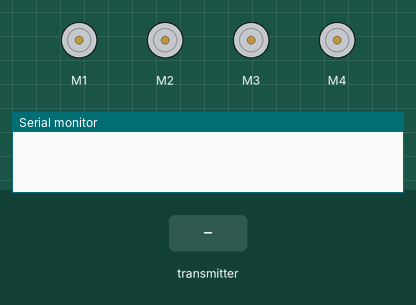
A sketch run on a simulated Arduino Mega 2560, built with avr-gcc and run on an emulated ATmega2560. Parts: 4 × DC motor (green arrow = forward, orange = backward, longer = faster), the last lines printed to the serial monitor. The inputs (shaded band) are chosen by the test bench. No radio packets arrive unless stated.

Above: at 1.2 s.
1.3 s: the transmitter starts sending data.0 = 0
At 2.1 s:
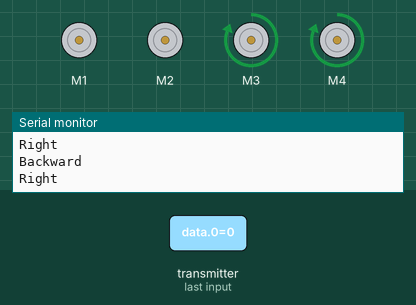
2.8 s: the transmitter starts sending data.1 = 256
At 3.2 s:
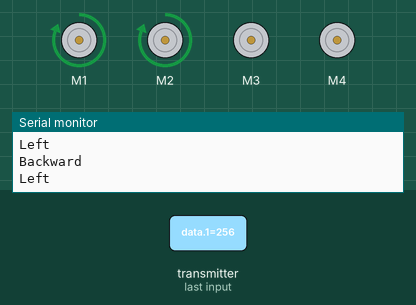
4.3 s: the transmitter starts sending data.1 = 0
At 5.5 s:
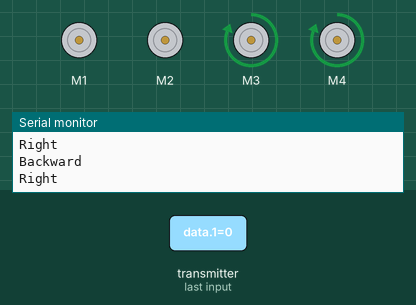
5.8 s: the transmitter starts sending data.1 = 512
At 6.7 s:
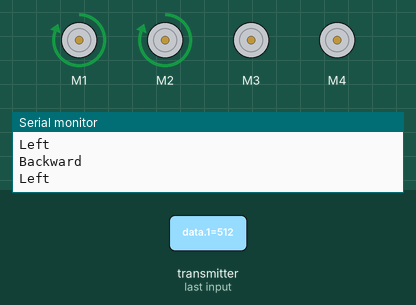
Timing chart, 0 to 8.8 s (numbered marks = the images above; inputs shaded):
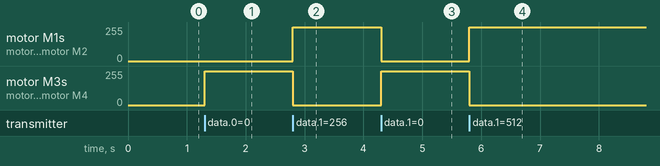

The sketch:

reciever.ino
```cpp
//Add the necessary libraries
#include <SPI.h>      //SPI library for communicate with the nRF24L01+
#include "RF24.h"     //The main library of the nRF24L01+
#include <AFMotor.h>

//Define packet for the direction (X axis and Y axis)
int data[2];

// motors
AF_DCMotor motor1(1, MOTOR12_64KHZ); // create motor #2, 64KHz pwm
AF_DCMotor motor2(2, MOTOR12_64KHZ); // create motor #2, 64KHz pwm
AF_DCMotor motor3(3, MOTOR12_64KHZ); // create motor #2, 64KHz pwm
AF_DCMotor motor4(4, MOTOR12_64KHZ); // create motor #2, 64KHz pwm

//Define object from RF24 library - 22 and 24 are a digital pin numbers to which signals CE and CSN are connected
RF24 radio(22,24);

//Create a pipe addresses for the communicate
const uint64_t pipe = 0xE8E8F0F0E1LL;

void setup(){

  Serial.begin(9600);
  radio.begin();                    //Start the nRF24 communicate
  radio.openReadingPipe(1, pipe);   //Sets the address of the transmitter to which the program will receive data.
  radio.startListening();
  motor1.setSpeed(255);
  motor2.setSpeed(255);
  motor3.setSpeed(255);
  motor4.setSpeed(255);

  }

void loop(){
  if (radio.available()){
    radio.read(data, sizeof(data));

    if(data[0] > 380){
      //forward
      Serial.println("Forward");
      motor1.run(FORWARD);
      motor2.run(FORWARD);
      motor3.run(FORWARD);
      motor4.run(FORWARD);

    }

     if(data[0] < 310){
      //backward
      Serial.println("Backward");
      motor1.run(BACKWARD);
      motor2.run(BACKWARD);
      motor3.run(BACKWARD);
      motor4.run(BACKWARD);
    }

     if(data[1] > 180){
      //left
      Serial.println("Left");
      motor1.run(FORWARD);
      motor2.run(FORWARD);
      motor3.run(RELEASE);
      motor4.run(RELEASE);
    }

     if(data[1] < 110){
      //right
      Serial.println("Right");
      motor1.run(RELEASE);
      motor2.run(RELEASE);
      motor3.run(FORWARD);
      motor4.run(FORWARD);
    }

    if(data[0] > 330 && data[0] < 360 && data[1] > 130 && data[1] < 160){
      //stop car
      Serial.println("stop");
      motor1.run(RELEASE);
      motor2.run(RELEASE);
      motor3.run(RELEASE);
      motor4.run(RELEASE);


    }
  }
}
```

Measured:
- after the input at 1.3 s, motor M3, motor M4: stopped → forward 255/255 at once
- after the input at 2.8 s, motor M1, motor M2: stopped → forward 255/255 at once; motor M3, motor M4: forward 255/255 → stopped at once
- after the input at 4.3 s, motor M1, motor M2: forward 255/255 → stopped at once; motor M3, motor M4: stopped → forward 255/255 at once
- after the input at 5.8 s, motor M1, motor M2: stopped → forward 255/255 at once; motor M3, motor M4: forward 255/255 → stopped at once
